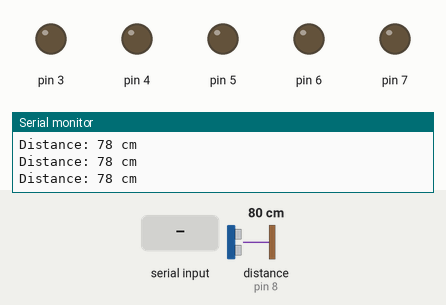
The sketch below on a simulated Arduino Uno, built with avr-gcc and run on an emulated ATmega328P. Shown: output pins drawn as LEDs (lit = HIGH), the last lines printed to the serial monitor. Wiring (inferred from the names in the program): ultrasonic range finder: trigger pin 9; echo pin 8. Inputs (shaded band) come from the test bench; at power-on: distance to the obstacle (sensor on pin 8) 80 cm. The echo pulse lasts 58.3 µs per cm; pins used as bus, display or sensor lines are not drawn.

Above: at 1.2 s.
1.3 s: distance to the obstacle (sensor on pin 8) set to 2 cm
2.8 s: "B" received over Serial
At 3.5 s:
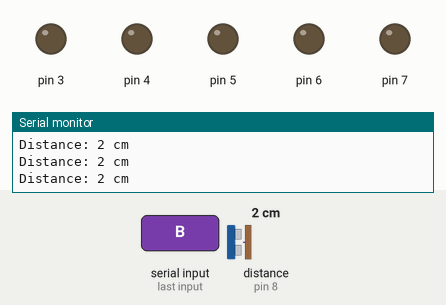
4.3 s: "F" received over Serial
At 4.7 s:
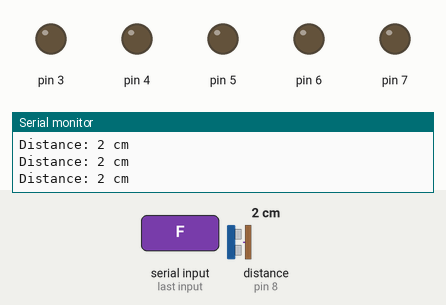
7.3 s: distance to the obstacle (sensor on pin 8) set to 18 cm
10.3 s: "R" received over Serial
At 11.5 s:
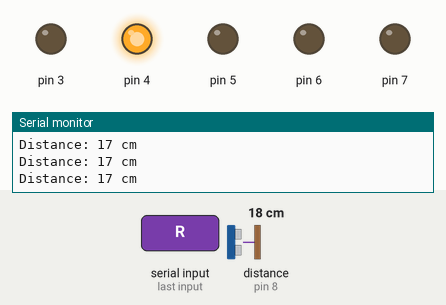
11.8 s: "L" received over Serial
At 13.0 s:
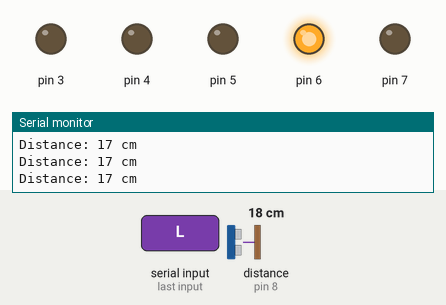
Timing chart, 0 to 14.3 s (numbered marks = the images above; inputs shaded):
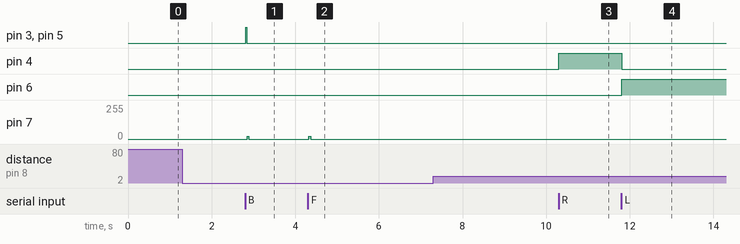

The sketch:

bt.ino
```cpp
#define echoPin 8
#define trigPin 9
long duration;
int distance;
char x = 0;
void setup() {
  // put your setup code here, to run once:
  pinMode(3,OUTPUT);
  pinMode(4,OUTPUT);
  pinMode(5,OUTPUT);
  pinMode(6,OUTPUT);
  pinMode(7,OUTPUT);
  pinMode(trigPin, OUTPUT);
  pinMode(echoPin, INPUT);
  Serial.begin(9600);

}

void loop() {
  digitalWrite(7,LOW); // buzzer

  // put your main code here, to run repeatedly:
  digitalWrite(trigPin, LOW);
  delayMicroseconds(2);
  digitalWrite(trigPin, HIGH);
  delayMicroseconds(10);
  digitalWrite(trigPin, LOW);
  duration = pulseIn(echoPin, HIGH);
  distance = duration * 0.034 / 2;
  Serial.print("Distance: ");
  Serial.print(distance);
  Serial.println(" cm");

  if (distance > 15)
  {

  if(Serial.available() >0)
  {
    x=Serial.read();
    Serial.println(x);
    if(x=='F')
    {
       //Forward
            digitalWrite(3,LOW);
            digitalWrite(4,HIGH);
            digitalWrite(5,LOW);
            digitalWrite(6,HIGH);
    }
    if(x=='B')
    {
       //Backward
              digitalWrite(3,HIGH);
              digitalWrite(4,LOW);
              digitalWrite(5,HIGH);
              digitalWrite(6,LOW);

    }
    if(x=='R')
     {
      //Right
              digitalWrite(3,LOW);
              digitalWrite(4,HIGH);
              digitalWrite(5,LOW);
              digitalWrite(6,LOW);
     }
  if(x=='L')
         {
                  //LEFT
                 digitalWrite(3,LOW);
                 digitalWrite(4,LOW);
                 digitalWrite(5,LOW);
                 digitalWrite(6,HIGH);


          }
  }

  if(x=='S')
  {

     //stop
                 digitalWrite(3,LOW);
                 digitalWrite(4,LOW);
                 digitalWrite(5,LOW);
                 digitalWrite(6,LOW);
    }
      if(x=='V')
  {


                 digitalWrite(7,HIGH);

    }
     if(x=='v')
  {


                 digitalWrite(7,LOW);

    }
  }
  else
  {
    //stop
                 digitalWrite(3,LOW);
                 digitalWrite(4,LOW);
                 digitalWrite(5,LOW);
                 digitalWrite(6,LOW);
                 digitalWrite(7,HIGH); // buzzer

                 if(Serial.available() >0)
  {
    x=Serial.read();
    Serial.println(x);
    if(x=='B')
    {
       //Backward
              digitalWrite(3,HIGH);
              digitalWrite(4,LOW);
              digitalWrite(5,HIGH);
              digitalWrite(6,LOW);

    }
  }


    }

    }
```

Measured:
- after the input at 2.8 s, pin 3, pin 5: LOW → HIGH at once, → LOW 0.02 s later; pin 7: 0/255 → 20/255 after 0.05 s, → 0/255 0.04 s later
- after the input at 4.3 s, pin 7: 0/255 → 20/255 at once, → 0/255 0.04 s later
- after the input at 10.3 s, pin 4: LOW → HIGH at once
- after the input at 11.8 s, pin 4: HIGH → LOW at once; pin 6: LOW → HIGH at once
